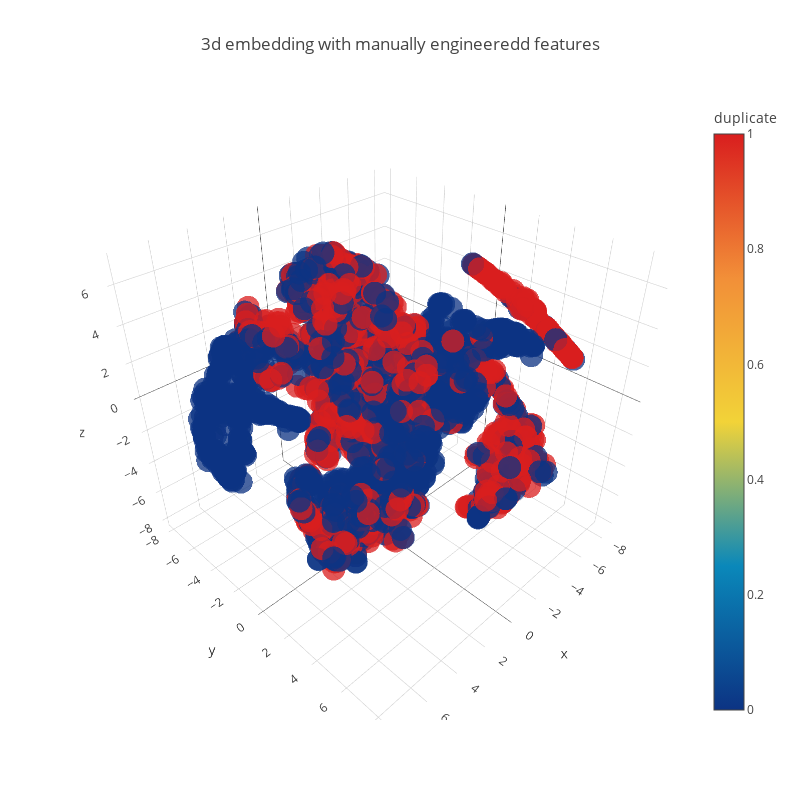

Notebook code cell kept with this figure:
### Code cell
trace1 = go.Scatter3d(
    x=tsne[:,0],
    y=tsne[:,1],
    z=tsne[:,2],
    mode='markers',
    marker=dict(
        sizemode='diameter',
        color = dfs['is_duplicate'].values,
        colorscale = 'Portland',
        colorbar = dict(title = 'duplicate'),
        line=dict(color='rgb(255, 255, 255)'),
        opacity=0.75
    )
)

data=[trace1]
layout=dict(height=800, width=800, title='3d embedding with manually engineeredd features')
fig=dict(data=data, layout=layout)
py.iplot(fig, filename='3DBubble')

### Figure 1 — Plotly figure (JSON) as saved in the notebook; plotly's stock layout.template omitted (floating-point values rounded to 4 significant figures; data arrays with more than 128 entries replaced by an {"elided": "..."} marker saying what was removed)
{"data": [{"marker": {"color": {"elided": "4000 int values"}, "colorbar": {"title": "duplicate"}, "colorscale": "Portland", "line": {"color": "rgb(255, 255, 255)"}, "opacity": 0.75, "sizemode": "diameter"}, "mode": "markers", "type": "scatter3d", "x": {"elided": "3000 float values"}, "y": {"elided": "3000 float values"}, "z": {"elided": "3000 float values"}}], "layout": {"height": 800, "title": "3d embedding with manually engineeredd features", "width": 800}}
